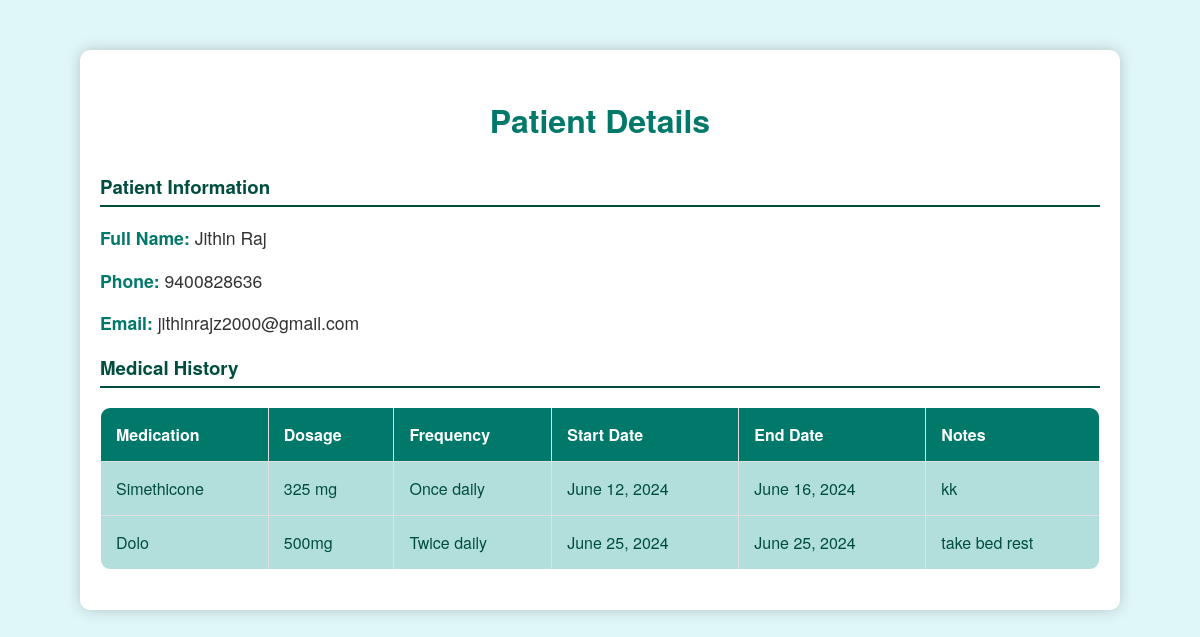
The page /patient_details/Jithin Raj/ on the database its author committed.
### Hospital_mngmnt/models.py (models this page shows, shortened)
class Patient(models.Model):
    name = models.CharField(max_length=255)
    phone_number = models.CharField(max_length=10)
    email = models.EmailField(unique=True)
    password = models.CharField(max_length=255)

class Prescription(models.Model):
    doctor = models.ForeignKey(Doctor, null=True, on_delete=models.CASCADE)
    patient_name = models.CharField(max_length=100, default='')
    medication = models.CharField(max_length=100)
    dosage = models.CharField(max_length=50)
    frequency = models.CharField(max_length=50)
    start_date = models.DateField()
    end_date = models.DateField()
    notes = models.TextField()

### Hospital_mngmnt/views.py (the view)
# urls.py: path('patient_details/<str:patient_name>/', views.patient_details, name='patient_details'),
def patient_details(request, patient_name):
    patient = get_object_or_404(Patient, name=patient_name)
    appointments = Appointment.objects.filter(patient_name=patient_name)
    prescriptions = Prescription.objects.filter(patient_name=patient_name)
    return render(request, 'patient_details.html', {
        'patient': patient,
        'appointments': appointments,
        'prescriptions': prescriptions,
    })

### templates/patient_details.html (shortened to what this page needs)
   {% load static %}
    {% block content %}
<div class="container">
    <h2>Patient Details</h2>
    <h3>Patient Information</h3>
    <p><strong>Full Name:</strong> {{ patient.name }}</p>
    <p><strong>Phone:</strong> {{ patient.phone_number}}</p>
    <p><strong>Email:</strong> {{ patient.email }}</p>
    <h3>Medical History</h3>
    <table>
        <thead>
            <tr>
                <th>Medication</th>
                <th>Dosage</th>
                <th>Frequency</th>
                <th>Start Date</th>
                <th>End Date</th>
                <th>Notes</th>
            </tr>
        </thead>
        <tbody>
            {% for prescription in prescriptions %}
            <tr>
                <td class="medication">{{ prescription.medication }}</td>
                <td class="dosage">{{ prescription.dosage }}</td>
                <td class="frequency">{{ prescription.frequency }}</td>
                <td class="start_date">{{ prescription.start_date }}</td>
                <td class="end_date">{{ prescription.end_date }}</td>
                <td class="notes">{{ prescription.notes }}</td>
            </tr>
            {% endfor %}
        </tbody>
    </table>
</div>
{% endblock %}

### templates/patient_details.html (style rules this page uses)
.container { max-width: 1000px; margin: 50px auto; padding: 20px; background-color: #ffffff; box-shadow: 0 0 15px rgba(0, 0, 0, 0.2); border-radius: 10px; }
h2 { text-align: center; margin-bottom: 30px; color: #00796b; font-size: 2em; }
h3 { color: #004d40; border-bottom: 2px solid #004d40; padding-bottom: 5px; }
p { font-size: 1.1em; color: #333333; }
strong { color: #00796b; }
table { width: 100%; border-collapse: collapse; margin-bottom: 20px; border-radius: 10px; overflow: hidden; }
table, th, td { border: 1px solid #e0e0e0; }
th, td { padding: 15px; text-align: left; }
th { background-color: #00796b; color: #ffffff; }
tr:nth-child(even) { background-color: #e0f2f1; }
td.medication, td.dosage { background-color: #b2dfdb; color: #004d40; }
td.frequency, td.start_date, td.end_date, td.notes { background-color: #b2dfdb; color: #004d40; }

### rows shown on the page
Patient: name "Jithin Raj", phone_number "9400828636", email "jithinrajz2000@gmail.com"
Prescription: medication "Simethicone", dosage "325 mg", frequency "Once daily", start_date "June 12, 2024", end_date "June 16, 2024", notes "kk"
Prescription: medication "Dolo", dosage "500mg", frequency "Twice daily", start_date "June 25, 2024", end_date "June 25, 2024", notes "take bed rest"
